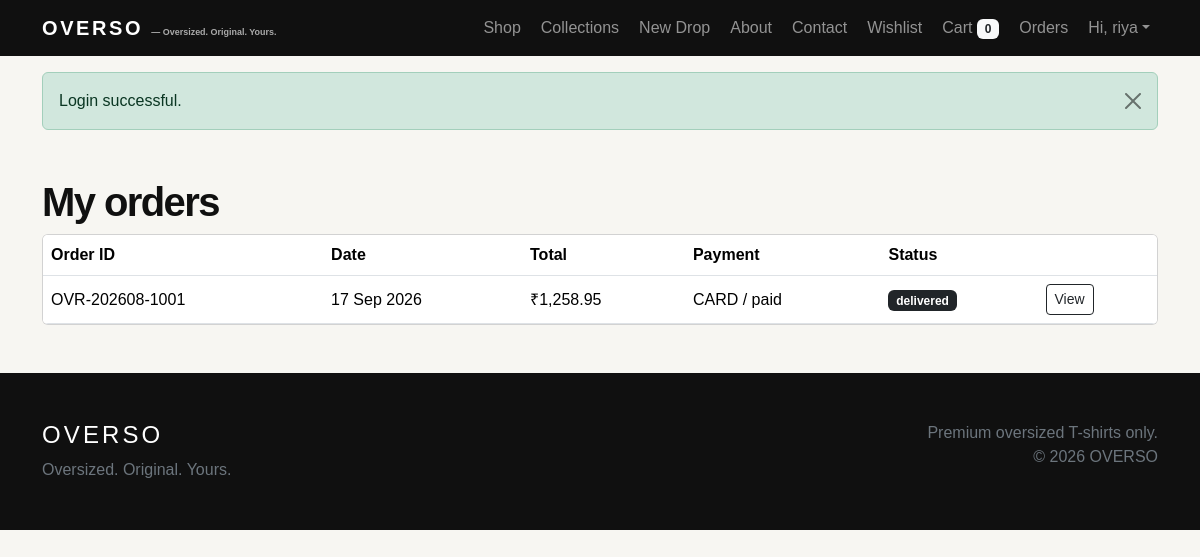
Screenshot of /orders.php (signed in) with the database file from the repository.
### tables this page shows
CREATE TABLE orders (id INT AUTO_INCREMENT PRIMARY KEY,order_number VARCHAR(30) UNIQUE NOT NULL,user_id INT NOT NULL,coupon_id INT NULL,shipping_address TEXT NOT NULL,billing_address TEXT NOT NULL,subtotal DECIMAL(10,2) NOT NULL,coupon_discount DECIMAL(10,2) DEFAULT 0,tax DECIMAL(10,2) DEFAULT 0,delivery_charge DECIMAL(10,2) DEFAULT 0,total_amount DECIMAL(10,2) NOT NULL,payment_method ENUM('cod','upi','card','netbanking') NOT NULL,payment_status ENUM('pending','paid','failed') DEFAULT 'pending',order_status ENUM('pending','confirmed','packed','shipped','out_for_delivery','delivered','cancelled') DEFAULT 'pending',created_at TIMESTAMP DEFAULT CURRENT_TIMESTAMP,FOREIGN KEY(user_id) REFERENCES users(id),FOREIGN KEY(coupon_id) REFERENCES coupons(id),INDEX(order_status));

### config/database.php (called while the page is built, shortened)
<?php
function db(): PDO {
    static $pdo;
    if (!$pdo) {
        $pdo = new PDO('mysql:host='.DB_HOST.';dbname='.DB_NAME.';charset=utf8mb4', DB_USER, DB_PASS, [
            PDO::ATTR_ERRMODE => PDO::ERRMODE_EXCEPTION,
            PDO::ATTR_DEFAULT_FETCH_MODE => PDO::FETCH_ASSOC,
        ]);
    }
    return $pdo;
}

### includes/functions.php (called while the page is built, shortened)
<?php
require_once __DIR__ . '/../config/database.php';
function e($value): string { return htmlspecialchars((string)$value, ENT_QUOTES, 'UTF-8'); }
function base(string $path = ''): string {
    return preg_match('#^https?://#i', $path) ? $path : '/OVERSO/' . ltrim($path, '/');
}
function money($amount): string { return '₹' . number_format((float)$amount, 2); }

### orders.php (the view)
<?php require 'includes/functions.php';require_login();$q=db()->prepare('SELECT * FROM orders WHERE user_id=? ORDER BY created_at DESC');$q->execute([user()['id']]);$orders=$q->fetchAll();$pageTitle='My Orders';require 'includes/header.php';require 'includes/navbar.php'; ?><main class="container my-5"><h1 class="section-title">My orders</h1><div class="card table-responsive"><table class="table align-middle mb-0"><thead><tr><th>Order ID</th><th>Date</th><th>Total</th><th>Payment</th><th>Status</th><th></th></tr></thead><tbody><?php foreach($orders as $o): ?><tr><td><?=e($o['order_number'])?></td><td><?=date('d M Y',strtotime($o['created_at']))?></td><td><?=money($o['total_amount'])?></td><td><?=e(strtoupper($o['payment_method']))?> / <?=e($o['payment_status'])?></td><td><span class="badge text-bg-dark"><?=e(str_replace('_',' ',$o['order_status']))?></span></td><td><a class="btn btn-sm btn-outline-dark" href="<?=base('order-details.php?id='.$o['id'])?>">View</a></td></tr><?php endforeach ?></tbody></table></div><?php if(!$orders): ?><div class="alert alert-secondary mt-3">No orders yet.</div><?php endif ?></main><?php require 'includes/footer.php'; ?>

### assets/css/style.css (style rules this page uses)
:root { --ink:#101010;--paper:#f7f6f2;--lime:#d6ff39 }
body { background:var(--paper);color:var(--ink);font-family:Arial,sans-serif }
.section-title { font-weight:800;letter-spacing:-.04em }
.table { background:#fff }

### rows the page displays
orders: order_number "OVR-202608-1001", created_at "17 Sep 2026", total_amount "₹1,258.95", payment_method "CARD", payment_status "paid", order_status "delivered"

### other values shown
cart_count() "0"
user()['username'] "riya"
$msg "Login successful."
